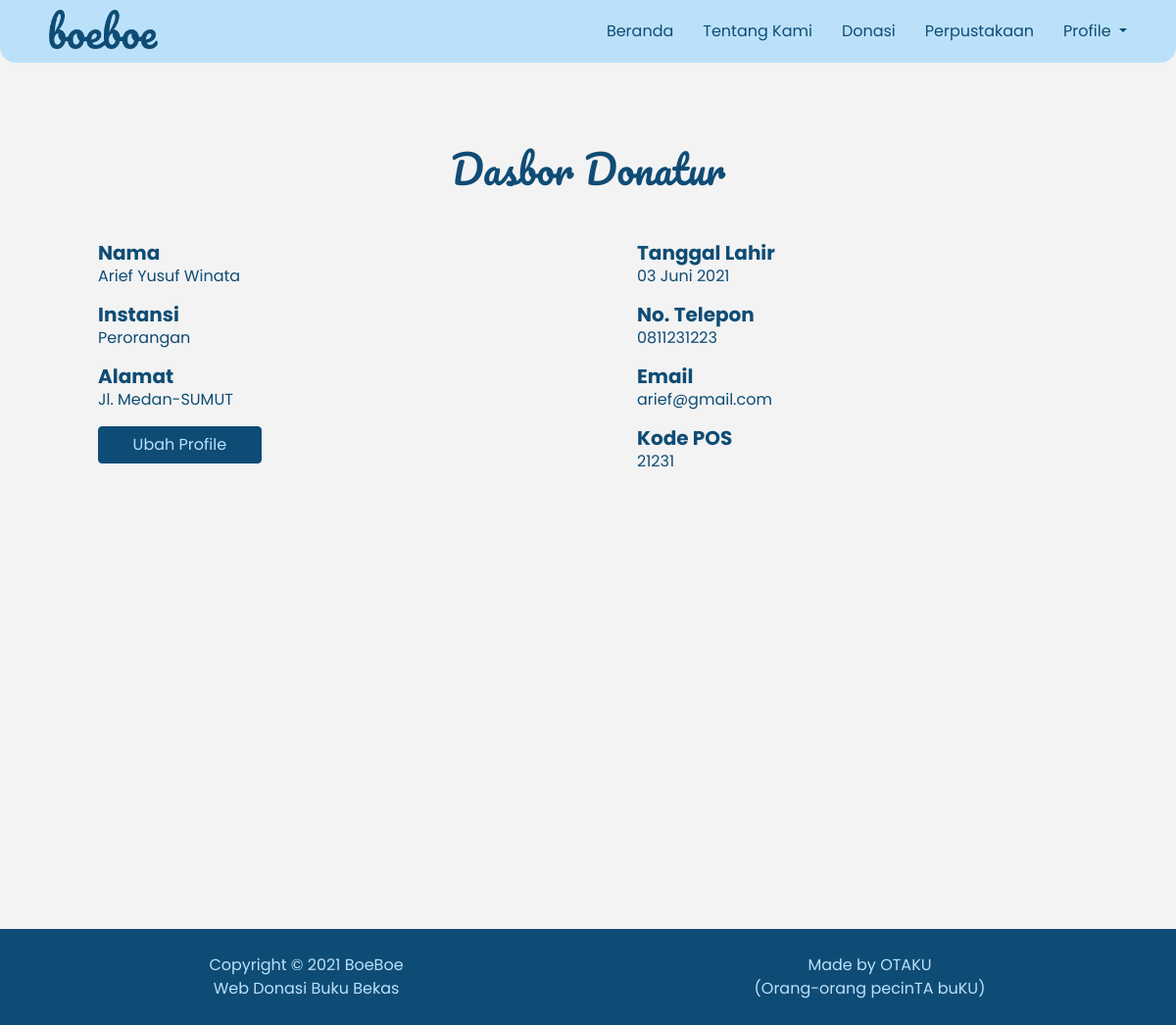
Page /view/donatur-app/dasborDonatur.php (signed in) on the committed database.
### tables this page shows
CREATE TABLE `donatur_daftar` (
  `id_donatur` int(11) NOT NULL,
  `id_loginDonatur` int(11) NOT NULL,
  `email_donatur` varchar(100) NOT NULL,
  `nama_donatur` varchar(100) NOT NULL,
  `noTelepon_donatur` varchar(20) NOT NULL,
  `tglLahir_donatur` date NOT NULL,
  `id_alamatDonatur` int(11) NOT NULL,
  `instansi_donatur` varchar(100) NOT NULL
);

CREATE TABLE `donatur_alamat` (
  `id_alamatDonaturAktif` int(11) NOT NULL,
  `alamat` varchar(100) NOT NULL,
  `kodePos` int(5) NOT NULL
);

### model/helper-donatur-app/functionDonatur.php (called while the page is built, shortened)
<?php
     function profileDonatur($conn, $email_donatur) {
          $email_donatur = $_SESSION['email_donatur'];
          $query = "SELECT `donatur_daftar`.`id_donatur`, `donatur_daftar`.`email_donatur`, `donatur_daftar`.`nama_donatur`, `donatur_daftar`.`noTelepon_donatur`, `donatur_daftar`.`tglLahir_donatur`, `donatur_daftar`.`instansi_donatur`, `donatur_daftar`.`id_alamatDonatur`, `donatur_alamat`.`id_alamatDonaturAktif`, `donatur_alamat`.`alamat`, `donatur_alamat`.`kodePos`
          FROM `donatur_daftar`
          JOIN `donatur_alamat` ON `donatur_alamat`.`id_alamatDonaturAktif` = `donatur_daftar`.`id_alamatDonatur`
          WHERE email_donatur = '$email_donatur' ";
          $result = mysqli_query($conn, $query);
          $result = mysqli_fetch_assoc($result);
          return $result;
     }
?>

### view/donatur-app/dasborDonatur.php (the view, shortened to what this page needs)
<?php
    require '../../action/config.php';
    include '../../model/helper-public/functionPublic.php';
    include '../../model/helper-donatur-app/functionDonatur.php';
    $email_donatur = $_SESSION['email_donatur'];
    $result = profileDonatur($conn, $email_donatur);
?>
<body>
  <header>
    <div class="header">
      <img src="../../public/image/logo-boeboe.png" alt="logo-boeboe">
    </div>
    <div class="navi">
      <ul>
        <li><a href="berandaDonatur.php">Beranda</a></li>
        <li><a href="berandaDonatur.php#tentang-kami">Tentang Kami</a></li>
        <li><a href="donasi.php">Donasi</a></li>
        <li><a href="perpustakaan.php">Perpustakaan</a></li>
        <li>
          <div class="dropdown">
            <a class="masuk dropdown-toggle" href="#" id="navbarDarkDropdownMenuLink" role="button" data-bs-toggle="dropdown" aria-expanded="false">
              Profile
            </a>
          </div>
        </li>
      </ul>
    </div>
  </header>
  <div class="dasbor-content">
    <h1>Dasbor Donatur</h1>
    <div class="content">
      <div class="display-one">
        <div>
          <h5>Nama</h5>
          <p> <?php echo $result['nama_donatur']; ?> </p>
        </div>
        <div>
          <h5>Instansi</h5>
          <p> <?php echo $result['instansi_donatur']; ?> </p>
        </div>
        <div>
          <h5>Alamat</h5>
          <p><?php echo $result['alamat']; ?></p>
        </div>
        <div>
          <a href="ubahProfileDonatur.php?id=<?php echo $result['id_donatur']; ?>" class="btn btn-primary col-4">Ubah Profile</a>
        </div>
      </div>
      <div class="display-two">
        <div>
          <h5>Tanggal Lahir</h5>
          <p><?php echo konversiDate($result['tglLahir_donatur'], $d = false);  ?></p>
        </div>
        <div>
          <h5>No. Telepon</h5>
          <p><?php echo $result['noTelepon_donatur']; ?></p>
        </div>
        <div>
          <h5>Email</h5>
          <p><?php echo $result['email_donatur']; ?></p>
        </div>
        <div>
          <h5>Kode POS</h5>
          <p><?php echo $result['kodePos']; ?></p>
        </div>
      </div>
    </div>
  </div>

### public/css/dasborDonatur.css (style rules this page uses)
* { -webkit-box-sizing: border-box; -moz-box-sizing: border-box; box-sizing: border-box; }
html, body { overflow-x: hidden; scroll-behavior: smooth; }
html, body, ul, ol, li, h1, h2, h3, h4, h5, h6, p, div { margin: 0; padding: 0; }
p, a, button, label, button, input, optgroup, select, textarea, div { font-family: "Poppins", sans-serif !important; }
a { text-decoration: none !important; }
p { margin-bottom: 0 !important; }
.navi ul { list-style: none; display: flex; flex-wrap: wrap; }
header { height: 4rem; width: 100%; background-color: #bbe1fa; color: #0f4c75; position: fixed; top: 0; z-index: 10; border-radius: 0 0 16px 16px; }
.header img { margin: 10px 0 10px 25px; padding: 0 25px; display: block; float: left; height: 2.5rem; }
.navi { float: right; }
.navi a { padding: 0 15px !important; line-height: 4rem; display: block; float: left; color: #0f4c75; transition: all 0.5s; }
.masuk { margin-right: 35px; }
.dasbor-content { padding: 100px 50px; padding-bottom: 450px; margin-top: 3rem; background-color: #f3f3f3; color: #0f4c75; height: 100%; }
.dasbor-content h1 { font-family: "Pacifico", cursive; margin-bottom: 50px; text-align: center; }
.dasbor-content h5 { margin: 0; font-weight: bold; }
.dasbor-content p { margin-bottom: 15px !important; }
.content { display: flex; flex-wrap: wrap; }
.btn-primary { color: #bbe1fa !important; background-color: #0f4c75 !important; border-color: #0f4c75 !important; }
.display-one, .display-two { width: 50%; padding-left: 50px; }

### rows in the picture
donatur_daftar: nama_donatur "Arief Yusuf Winata", instansi_donatur "Perorangan", id_alamatDonatur.alamat "Jl. Medan-SUMUT", tglLahir_donatur "03 Juni 2021", noTelepon_donatur "0811231223", email_donatur "arief@gmail.com", id_alamatDonatur.kodePos "21231"
